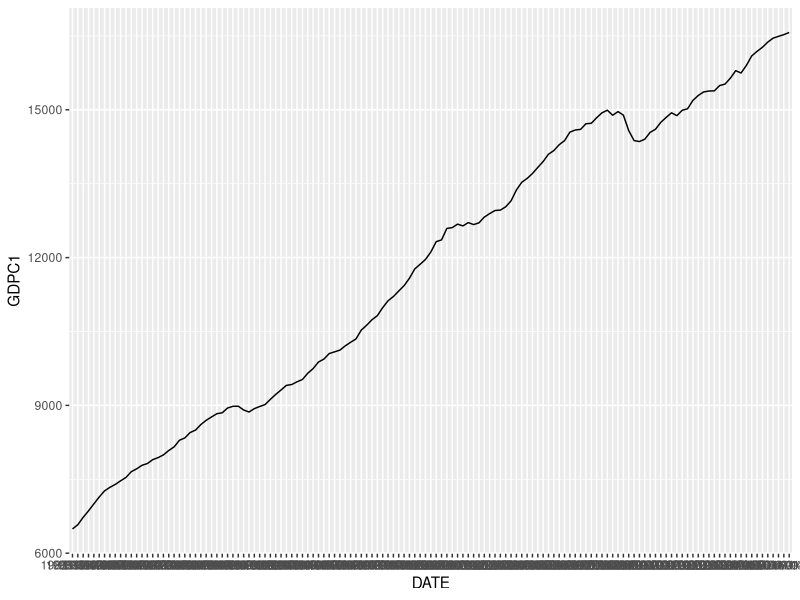
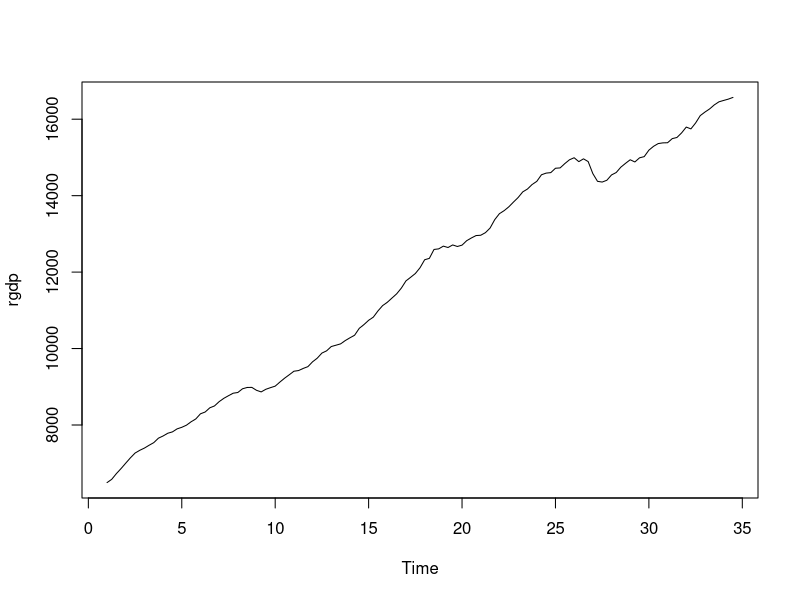
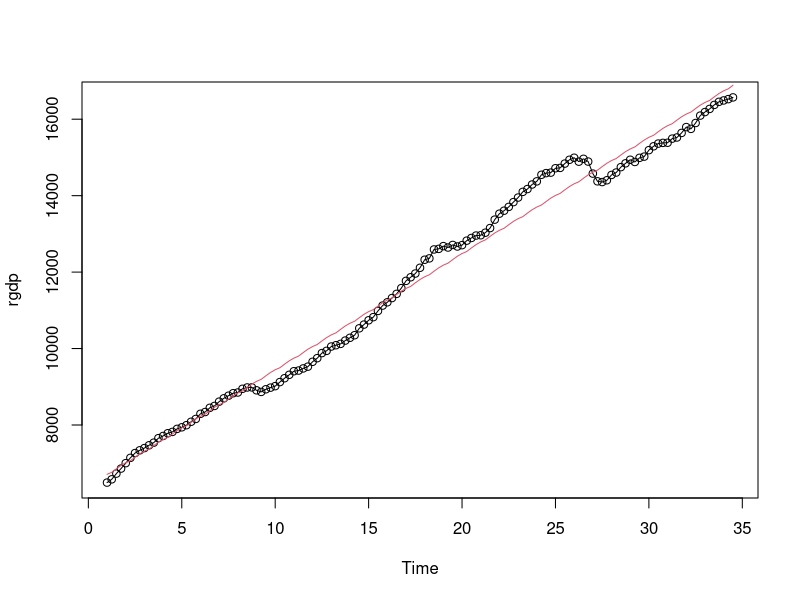
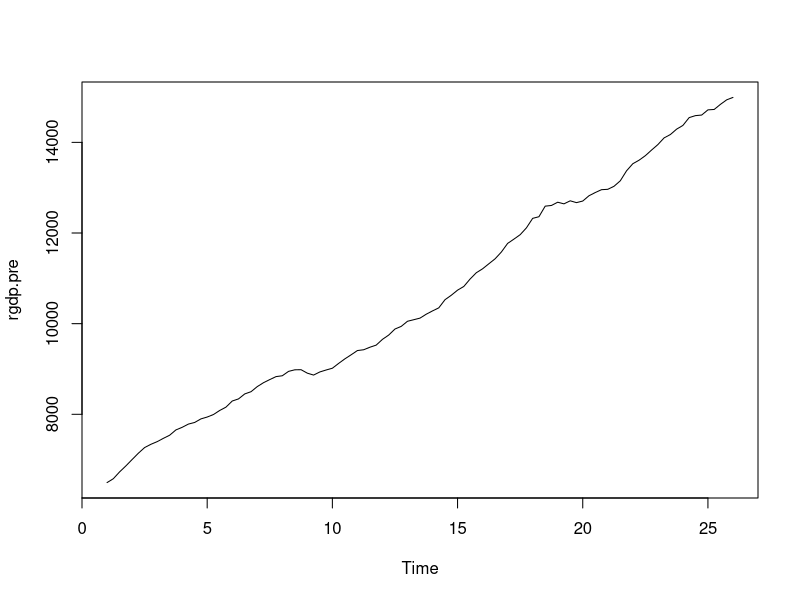
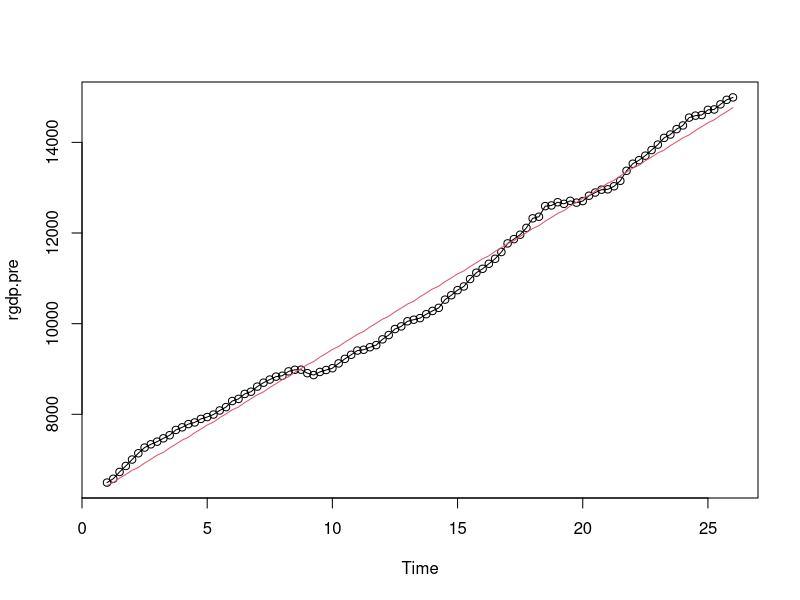

Generate these figures, in order, with R: (Note: this script raises an error after producing the figures.)
library(ggplot2)
library(dplyr)
library(forecast)
indat = read.csv("rgdp.csv")

ggplot(indat,mapping=aes(x=DATE,y=GDPC1)) + geom_line(aes(group=1))

ts = data.frame(rgdp=indat$GDPC1)
rgdp = ts(ts,frequency=4)
plot(rgdp)

q = factor(cycle(rgdp))
trend = time(rgdp)
fit = lm(rgdp ~ 0 + trend + q, na.action=NULL)
plot(rgdp, type="o");lines(fitted(fit), col=2)

rgdp.pre = ts(rgdp[1:101],frequency=4)
plot(rgdp.pre)
q.pre= factor(cycle(rgdp.pre))
trend.pre= time(rgdp.pre)
fit.pre = lm(rgdp.pre ~ 0 + trend.pre + q.pre, na.action = NULL)
plot(rgdp.pre,type='o');lines(fitted(fit.pre),col=2)

mdl = auto.arima(rgdp.pre)

fca = forecast.Arima(mdl, 30)
plot(fca);lines(rgdp)
diff.rel = (tail(fca$mean,1)-tail(rgdp,1))/tail(rgdp,1)
diff.pct = absdiff*100
est = 707*(1+diff.rel)
